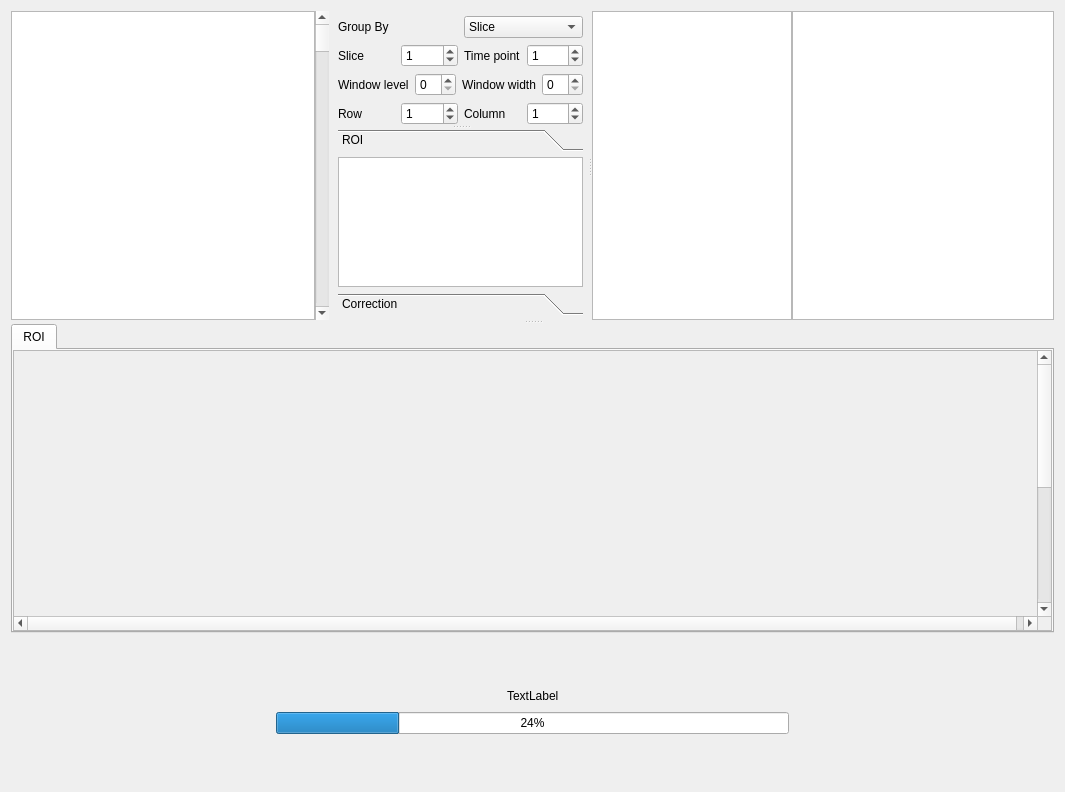
<?xml version="1.0" encoding="UTF-8"?>
<ui version="4.0">
 <class>Widget_DSC</class>
 <widget class="QWidget" name="Widget_DSC">
  <property name="geometry">
   <rect>
    <x>0</x>
    <y>0</y>
    <width>1065</width>
    <height>792</height>
   </rect>
  </property>
  <property name="windowTitle">
   <string>Form</string>
  </property>
  <layout class="QVBoxLayout" name="verticalLayout_5">
   <item>
    <widget class="QWidget" name="widget_center" native="true">
     <layout class="QVBoxLayout" name="verticalLayout">
      <property name="spacing">
       <number>0</number>
      </property>
      <property name="leftMargin">
       <number>0</number>
      </property>
      <property name="topMargin">
       <number>0</number>
      </property>
      <property name="rightMargin">
       <number>0</number>
      </property>
      <property name="bottomMargin">
       <number>0</number>
      </property>
      <item>
       <widget class="QSplitter" name="splitter_3">
        <property name="orientation">
         <enum>Qt::Vertical</enum>
        </property>
        <widget class="QWidget" name="widget" native="true">
         <layout class="QVBoxLayout" name="verticalLayout_8">
          <property name="spacing">
           <number>0</number>
          </property>
          <property name="leftMargin">
           <number>0</number>
          </property>
          <property name="topMargin">
           <number>0</number>
          </property>
          <property name="rightMargin">
           <number>0</number>
          </property>
          <property name="bottomMargin">
           <number>0</number>
          </property>
          <item>
           <widget class="QSplitter" name="splitter_2">
            <property name="orientation">
             <enum>Qt::Horizontal</enum>
            </property>
            <widget class="QWidget" name="layoutWidget">
             <layout class="QHBoxLayout" name="horizontalLayout_3" stretch="10,0,5">
              <property name="spacing">
               <number>0</number>
              </property>
              <item>
               <widget class="MGraphicsView_TimeSeries" name="graphicsView">
                <property name="minimumSize">
                 <size>
                  <width>0</width>
                  <height>0</height>
                 </size>
                </property>
               </widget>
              </item>
              <item>
               <widget class="QScrollBar" name="verticalScrollBar">
                <property name="orientation">
                 <enum>Qt::Vertical</enum>
                </property>
               </widget>
              </item>
              <item>
               <widget class="QWidget" name="widget_tools" native="true">
                <layout class="QVBoxLayout" name="verticalLayout_7">
                 <property name="spacing">
                  <number>5</number>
                 </property>
                 <property name="topMargin">
                  <number>5</number>
                 </property>
                 <property name="rightMargin">
                  <number>5</number>
                 </property>
                 <property name="bottomMargin">
                  <number>5</number>
                 </property>
                 <item>
                  <widget class="QSplitter" name="splitter">
                   <property name="orientation">
                    <enum>Qt::Vertical</enum>
                   </property>
                   <property name="childrenCollapsible">
                    <bool>false</bool>
                   </property>
                   <widget class="QWidget" name="layoutWidget">
                    <layout class="QHBoxLayout" name="horizontalLayout_18">
                     <item>
                      <layout class="QVBoxLayout" name="verticalLayout_2">
                       <item>
                        <layout class="QHBoxLayout" name="horizontalLayout_8">
                         <item>
                          <widget class="QLabel" name="label_5">
                           <property name="text">
                            <string>Group By</string>
                           </property>
                          </widget>
                         </item>
                         <item>
                          <widget class="QComboBox" name="comboBox">
                           <item>
                            <property name="text">
                             <string>Slice</string>
                            </property>
                           </item>
                           <item>
                            <property name="text">
                             <string>Time point</string>
                            </property>
                           </item>
                          </widget>
                         </item>
                        </layout>
                       </item>
                       <item>
                        <layout class="QHBoxLayout" name="horizontalLayout_15">
                         <item>
                          <layout class="QHBoxLayout" name="horizontalLayout_2">
                           <item>
                            <widget class="QLabel" name="label">
                             <property name="text">
                              <string>Slice</string>
                             </property>
                            </widget>
                           </item>
                           <item>
                            <widget class="QSpinBox" name="spinBox_slice">
                             <property name="value">
                              <number>1</number>
                             </property>
                            </widget>
                           </item>
                          </layout>
                         </item>
                         <item>
                          <layout class="QHBoxLayout" name="horizontalLayout">
                           <property name="spacing">
                            <number>6</number>
                           </property>
                           <item>
                            <widget class="QLabel" name="label_2">
                             <property name="text">
                              <string>Time point</string>
                             </property>
                            </widget>
                           </item>
                           <item>
                            <widget class="QSpinBox" name="spinBox_timepoint">
                             <property name="value">
                              <number>1</number>
                             </property>
                            </widget>
                           </item>
                          </layout>
                         </item>
                        </layout>
                       </item>
                       <item>
                        <layout class="QHBoxLayout" name="horizontalLayout_16">
                         <item>
                          <layout class="QHBoxLayout" name="horizontalLayout_13">
                           <item>
                            <widget class="QLabel" name="label_6">
                             <property name="text">
                              <string>Window level</string>
                             </property>
                            </widget>
                           </item>
                           <item>
                            <widget class="QSpinBox" name="spinBox"/>
                           </item>
                          </layout>
                         </item>
                         <item>
                          <layout class="QHBoxLayout" name="horizontalLayout_14">
                           <item>
                            <widget class="QLabel" name="label_7">
                             <property name="text">
                              <string>Window width</string>
                             </property>
                            </widget>
                           </item>
                           <item>
                            <widget class="QSpinBox" name="spinBox_2"/>
                           </item>
                          </layout>
                         </item>
                        </layout>
                       </item>
                       <item>
                        <layout class="QHBoxLayout" name="horizontalLayout_17">
                         <item>
                          <layout class="QHBoxLayout" name="horizontalLayout_6">
                           <item>
                            <widget class="QLabel" name="label_3">
                             <property name="text">
                              <string>Row</string>
                             </property>
                            </widget>
                           </item>
                           <item>
                            <widget class="QSpinBox" name="spinBox_row">
                             <property name="value">
                              <number>1</number>
                             </property>
                            </widget>
                           </item>
                          </layout>
                         </item>
                         <item>
                          <layout class="QHBoxLayout" name="horizontalLayout_7">
                           <item>
                            <widget class="QLabel" name="label_4">
                             <property name="text">
                              <string>Column</string>
                             </property>
                            </widget>
                           </item>
                           <item>
                            <widget class="QSpinBox" name="spinBox_column">
                             <property name="frame">
                              <bool>true</bool>
                             </property>
                             <property name="buttonSymbols">
                              <enum>QAbstractSpinBox::UpDownArrows</enum>
                             </property>
                             <property name="suffix">
                              <string/>
                             </property>
                             <property name="prefix">
                              <string/>
                             </property>
                             <property name="value">
                              <number>1</number>
                             </property>
                            </widget>
                           </item>
                          </layout>
                         </item>
                        </layout>
                       </item>
                      </layout>
                     </item>
                     <item>
                      <spacer name="horizontalSpacer">
                       <property name="orientation">
                        <enum>Qt::Horizontal</enum>
                       </property>
                       <property name="sizeHint" stdset="0">
                        <size>
                         <width>40</width>
                         <height>20</height>
                        </size>
                       </property>
                      </spacer>
                     </item>
                    </layout>
                   </widget>
                   <widget class="QToolBox" name="toolBox">
                    <property name="currentIndex">
                     <number>0</number>
                    </property>
                    <widget class="QWidget" name="page">
                     <property name="geometry">
                      <rect>
                       <x>0</x>
                       <y>0</y>
                       <width>265</width>
                       <height>116</height>
                      </rect>
                     </property>
                     <attribute name="label">
                      <string>ROI</string>
                     </attribute>
                     <layout class="QVBoxLayout" name="verticalLayout_4" stretch="5">
                      <property name="spacing">
                       <number>0</number>
                      </property>
                      <property name="leftMargin">
                       <number>0</number>
                      </property>
                      <property name="topMargin">
                       <number>0</number>
                      </property>
                      <property name="rightMargin">
                       <number>0</number>
                      </property>
                      <property name="bottomMargin">
                       <number>0</number>
                      </property>
                      <item>
                       <widget class="QListWidget" name="listWidget"/>
                      </item>
                     </layout>
                    </widget>
                    <widget class="QWidget" name="page_2">
                     <property name="geometry">
                      <rect>
                       <x>0</x>
                       <y>0</y>
                       <width>265</width>
                       <height>116</height>
                      </rect>
                     </property>
                     <attribute name="label">
                      <string>Correction</string>
                     </attribute>
                     <widget class="QPushButton" name="pushButton">
                      <property name="geometry">
                       <rect>
                        <x>20</x>
                        <y>50</y>
                        <width>75</width>
                        <height>24</height>
                       </rect>
                      </property>
                      <property name="text">
                       <string>PushButton</string>
                      </property>
                     </widget>
                    </widget>
                   </widget>
                  </widget>
                 </item>
                </layout>
               </widget>
              </item>
             </layout>
            </widget>
            <widget class="QWidget" name="widget_chart" native="true">
             <property name="sizePolicy">
              <sizepolicy hsizetype="Preferred" vsizetype="Preferred">
               <horstretch>0</horstretch>
               <verstretch>0</verstretch>
              </sizepolicy>
             </property>
             <layout class="QHBoxLayout" name="horizontalLayout_5">
              <property name="spacing">
               <number>0</number>
              </property>
              <property name="leftMargin">
               <number>0</number>
              </property>
              <property name="topMargin">
               <number>0</number>
              </property>
              <property name="rightMargin">
               <number>0</number>
              </property>
              <property name="bottomMargin">
               <number>0</number>
              </property>
              <item>
               <widget class="MTableView" name="tableView_points">
                <property name="sizePolicy">
                 <sizepolicy hsizetype="Preferred" vsizetype="Preferred">
                  <horstretch>0</horstretch>
                  <verstretch>0</verstretch>
                 </sizepolicy>
                </property>
                <property name="minimumSize">
                 <size>
                  <width>0</width>
                  <height>0</height>
                 </size>
                </property>
                <property name="maximumSize">
                 <size>
                  <width>200</width>
                  <height>16777215</height>
                 </size>
                </property>
                <property name="editTriggers">
                 <set>QAbstractItemView::AnyKeyPressed|QAbstractItemView::DoubleClicked|QAbstractItemView::EditKeyPressed|QAbstractItemView::SelectedClicked</set>
                </property>
                <property name="textElideMode">
                 <enum>Qt::ElideMiddle</enum>
                </property>
                <attribute name="verticalHeaderVisible">
                 <bool>false</bool>
                </attribute>
               </widget>
              </item>
              <item>
               <widget class="MChartView" name="chartView">
                <property name="minimumSize">
                 <size>
                  <width>0</width>
                  <height>0</height>
                 </size>
                </property>
               </widget>
              </item>
             </layout>
            </widget>
           </widget>
          </item>
         </layout>
        </widget>
        <widget class="QTabWidget" name="tabWidget">
         <property name="minimumSize">
          <size>
           <width>0</width>
           <height>50</height>
          </size>
         </property>
         <widget class="QWidget" name="tabWidgetPage1">
          <attribute name="title">
           <string>ROI</string>
          </attribute>
          <layout class="QHBoxLayout" name="horizontalLayout_4">
           <property name="spacing">
            <number>0</number>
           </property>
           <property name="leftMargin">
            <number>0</number>
           </property>
           <property name="topMargin">
            <number>0</number>
           </property>
           <property name="rightMargin">
            <number>0</number>
           </property>
           <property name="bottomMargin">
            <number>0</number>
           </property>
           <item>
            <widget class="QWidget" name="widget_4" native="true">
             <layout class="QHBoxLayout" name="horizontalLayout_10" stretch="0">
              <property name="spacing">
               <number>0</number>
              </property>
              <property name="leftMargin">
               <number>0</number>
              </property>
              <property name="topMargin">
               <number>0</number>
              </property>
              <property name="rightMargin">
               <number>0</number>
              </property>
              <property name="bottomMargin">
               <number>0</number>
              </property>
              <item>
               <widget class="QScrollArea" name="scrollArea">
                <property name="widgetResizable">
                 <bool>true</bool>
                </property>
                <widget class="QWidget" name="scrollAreaWidgetContents">
                 <property name="geometry">
                  <rect>
                   <x>0</x>
                   <y>0</y>
                   <width>1030</width>
                   <height>512</height>
                  </rect>
                 </property>
                 <layout class="QHBoxLayout" name="horizontalLayout_11">
                  <property name="leftMargin">
                   <number>0</number>
                  </property>
                  <property name="topMargin">
                   <number>0</number>
                  </property>
                  <property name="rightMargin">
                   <number>0</number>
                  </property>
                  <property name="bottomMargin">
                   <number>0</number>
                  </property>
                  <item>
                   <widget class="QLabel" name="label_mask">
                    <property name="sizePolicy">
                     <sizepolicy hsizetype="Fixed" vsizetype="Fixed">
                      <horstretch>0</horstretch>
                      <verstretch>0</verstretch>
                     </sizepolicy>
                    </property>
                    <property name="minimumSize">
                     <size>
                      <width>512</width>
                      <height>512</height>
                     </size>
                    </property>
                    <property name="text">
                     <string/>
                    </property>
                    <property name="alignment">
                     <set>Qt::AlignCenter</set>
                    </property>
                   </widget>
                  </item>
                  <item>
                   <widget class="QLabel" name="label_mask_img">
                    <property name="sizePolicy">
                     <sizepolicy hsizetype="Fixed" vsizetype="Fixed">
                      <horstretch>0</horstretch>
                      <verstretch>0</verstretch>
                     </sizepolicy>
                    </property>
                    <property name="minimumSize">
                     <size>
                      <width>512</width>
                      <height>512</height>
                     </size>
                    </property>
                    <property name="text">
                     <string/>
                    </property>
                    <property name="alignment">
                     <set>Qt::AlignCenter</set>
                    </property>
                   </widget>
                  </item>
                 </layout>
                </widget>
               </widget>
              </item>
             </layout>
            </widget>
           </item>
          </layout>
         </widget>
        </widget>
       </widget>
      </item>
     </layout>
    </widget>
   </item>
   <item>
    <widget class="QWidget" name="widget_load" native="true">
     <layout class="QVBoxLayout" name="verticalLayout_6">
      <item>
       <spacer name="verticalSpacer_2">
        <property name="orientation">
         <enum>Qt::Vertical</enum>
        </property>
        <property name="sizeHint" stdset="0">
         <size>
          <width>20</width>
          <height>93</height>
         </size>
        </property>
       </spacer>
      </item>
      <item>
       <layout class="QHBoxLayout" name="horizontalLayout_9">
        <item>
         <spacer name="horizontalSpacer_3">
          <property name="orientation">
           <enum>Qt::Horizontal</enum>
          </property>
          <property name="sizeHint" stdset="0">
           <size>
            <width>40</width>
            <height>20</height>
           </size>
          </property>
         </spacer>
        </item>
        <item>
         <widget class="QLabel" name="load_label">
          <property name="text">
           <string>TextLabel</string>
          </property>
         </widget>
        </item>
        <item>
         <spacer name="horizontalSpacer_2">
          <property name="orientation">
           <enum>Qt::Horizontal</enum>
          </property>
          <property name="sizeHint" stdset="0">
           <size>
            <width>40</width>
            <height>20</height>
           </size>
          </property>
         </spacer>
        </item>
       </layout>
      </item>
      <item>
       <layout class="QHBoxLayout" name="horizontalLayout_12" stretch="1,2,1">
        <item>
         <spacer name="horizontalSpacer_5">
          <property name="orientation">
           <enum>Qt::Horizontal</enum>
          </property>
          <property name="sizeHint" stdset="0">
           <size>
            <width>40</width>
            <height>20</height>
           </size>
          </property>
         </spacer>
        </item>
        <item>
         <widget class="QProgressBar" name="load_progressBar">
          <property name="value">
           <number>24</number>
          </property>
         </widget>
        </item>
        <item>
         <spacer name="horizontalSpacer_4">
          <property name="orientation">
           <enum>Qt::Horizontal</enum>
          </property>
          <property name="sizeHint" stdset="0">
           <size>
            <width>40</width>
            <height>20</height>
           </size>
          </property>
         </spacer>
        </item>
       </layout>
      </item>
      <item>
       <spacer name="verticalSpacer_3">
        <property name="orientation">
         <enum>Qt::Vertical</enum>
        </property>
        <property name="sizeHint" stdset="0">
         <size>
          <width>20</width>
          <height>93</height>
         </size>
        </property>
       </spacer>
      </item>
     </layout>
    </widget>
   </item>
  </layout>
 </widget>
 <customwidgets>
  <customwidget>
   <class>MGraphicsView_TimeSeries</class>
   <extends>QGraphicsView</extends>
   <header>MyWidgets.MGraphicsView.MGraphicsView_TimeSeries</header>
  </customwidget>
  <customwidget>
   <class>MChartView</class>
   <extends>QGraphicsView</extends>
   <header>MyWidgets.MChart.MChart</header>
  </customwidget>
  <customwidget>
   <class>MTableView</class>
   <extends>QTableView</extends>
   <header>MyWidgets.MView.MTableView</header>
  </customwidget>
 </customwidgets>
 <resources/>
 <connections/>
</ui>
